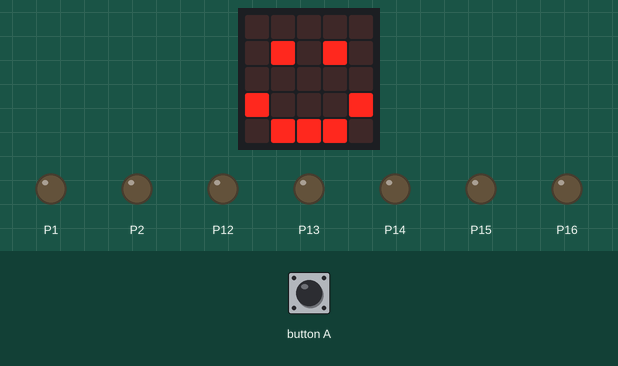
Recording of a program running on a simulated BBC micro:bit running MicroPython. Shown: the board's 5×5 LED display, output pins drawn as LEDs (lit = HIGH). The test bench sets the inputs (shaded band).

Above: at 1.2 s.
1.3 s: button A pressed for 0.15 s
At 1.9 s:
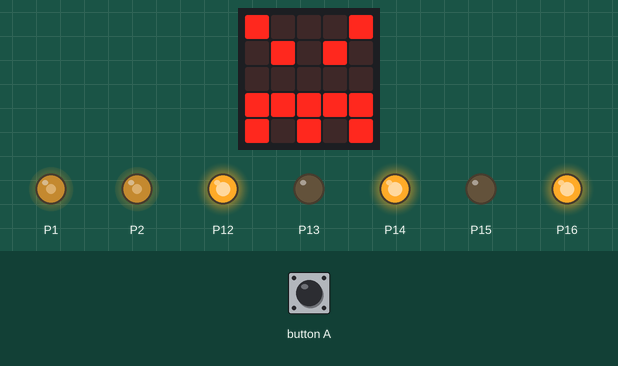
At 12.6 s:
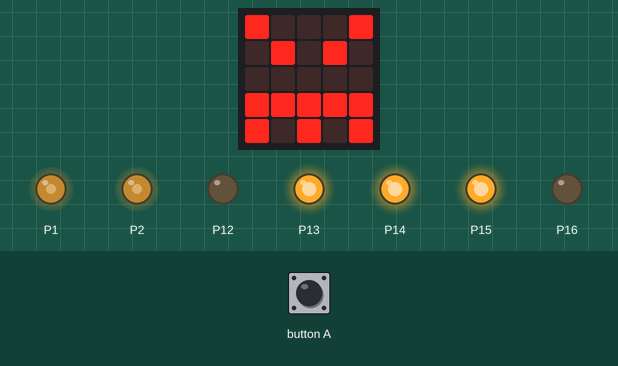
Timing chart, 0 to 15.6 s (numbered marks = the images above; inputs shaded):
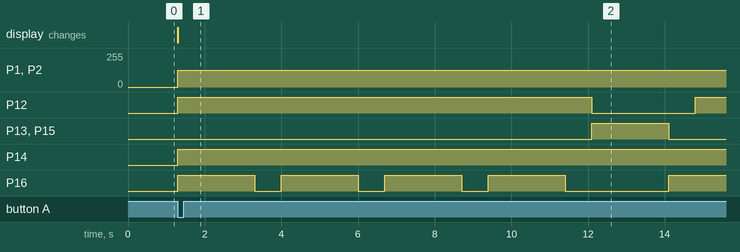

The program:

turtlecar.py
```python
from microbit import *


def bwards(speed, tm):
    '''
        backwards movement

        orientation
        motor connentions to outside
        motor to front gears box to back
        left side notch negitive up
        right side notch negative down
    '''

    pin1.write_analog(speed)  # speed control for a1 and a2
    pin13.write_digital(1)  # a1
    pin12.write_digital(0)  # a2

    pin2.write_analog(speed)  # speed control for b1 and b2

    pin15.write_digital(1)  # b1
    pin16.write_digital(0)

    sleep(tm)


def fward(speed, tm):
    '''
        forwards movement

        orientation
        motor connentions to outside
        motor to front gears box to back
        left side notch negitive up
        right side notch negative down
    '''

    pin1.write_analog(speed)  # speed control for a1 and a2
    pin13.write_digital(0)  # a1
    pin12.write_digital(1)  # a2

    pin2.write_analog(speed)  # speed control for b1 and b2

    pin15.write_digital(0)  # b 1
    pin16.write_digital(1)  # b2

    sleep(tm)

def lt():

    pin1.write_analog(500)  # speed control for a1 and a2
    pin13.write_digital(0)  # a1
    pin12.write_digital(0)  # a2

    pin2.write_analog(500)  # speed control for b1 and b2

    pin15.write_digital(0)  # b1
    pin16.write_digital(1)  # b2

    sleep(700)

def rt():

    pin1.write_analog(500)  # speed control for a1 and a2
    pin13.write_digital(0)  # a1
    pin12.write_digital(1)  # a2

    pin2.write_analog(500)  # speed control for b1 and b2

    pin15.write_digital(0)  # b1
    pin16.write_digital(0)  # b2

    sleep(700)

while True:
    if button_a.was_pressed():

        display.show(Image.ANGRY)
        # need to turn this on
        pin14.write_digital(1)

        fward(500, 2000)
        rt()
        fward(500, 2000)
        rt()
        fward(500, 2000)
        rt()
        fward(500, 2000)
        rt()

        bwards(500, 2000)
        lt()
        fward(500, 1000)

        pin14.write_digital(0)

    else:
        display.show(Image.HAPPY)
```

Measured:
- after the input at 1.3 s, P1, P2: 0/255 → 125/255 at once; P12: LOW → HIGH at once, → LOW 10.8 s later, → HIGH 2.7 s later; P13, P15: LOW → HIGH after 10.8 s, → LOW 2.0 s later; P14: LOW → HIGH at once; P16: goes 3 × (HIGH 2.0 s, LOW 0.70 s), HIGH 2.0 s, LOW 2.7 s, then HIGH, starting at once; the display: changes at once (image 1)
